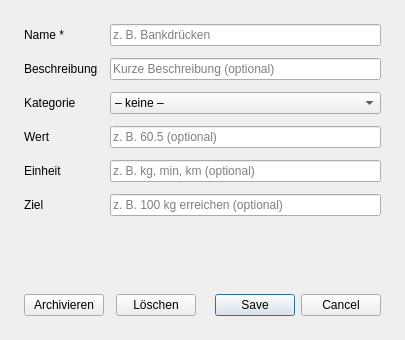
<?xml version="1.0" encoding="UTF-8"?>
<ui version="4.0">
 <class>ExerciseDialog</class>
 <widget class="QDialog" name="ExerciseDialog">
  <property name="geometry">
   <rect>
    <x>0</x>
    <y>0</y>
    <width>400</width>
    <height>340</height>
   </rect>
  </property>
  <property name="windowTitle">
   <string>Neue Übung</string>
  </property>
  <layout class="QVBoxLayout" name="verticalLayout">
   <property name="spacing">
    <number>12</number>
   </property>
   <property name="leftMargin">
    <number>24</number>
   </property>
   <property name="topMargin">
    <number>24</number>
   </property>
   <property name="rightMargin">
    <number>24</number>
   </property>
   <property name="bottomMargin">
    <number>24</number>
   </property>
   <item>
    <layout class="QFormLayout" name="formLayout">
     <property name="horizontalSpacing">
      <number>12</number>
     </property>
     <property name="verticalSpacing">
      <number>12</number>
     </property>
     <item row="0" column="0">
      <widget class="QLabel" name="nameLabel">
       <property name="text">
        <string>Name *</string>
       </property>
      </widget>
     </item>
     <item row="0" column="1">
      <widget class="QLineEdit" name="nameLineEdit">
       <property name="placeholderText">
        <string>z. B. Bankdrücken</string>
       </property>
      </widget>
     </item>
     <item row="1" column="0">
      <widget class="QLabel" name="descriptionLabel">
       <property name="text">
        <string>Beschreibung</string>
       </property>
      </widget>
     </item>
     <item row="1" column="1">
      <widget class="QLineEdit" name="descriptionLineEdit">
       <property name="placeholderText">
        <string>Kurze Beschreibung (optional)</string>
       </property>
      </widget>
     </item>
     <item row="2" column="0">
      <widget class="QLabel" name="categoryLabel">
       <property name="text">
        <string>Kategorie</string>
       </property>
      </widget>
     </item>
     <item row="2" column="1">
      <widget class="QComboBox" name="categoryComboBox">
       <item>
        <property name="text">
         <string>– keine –</string>
        </property>
       </item>
      </widget>
     </item>
     <item row="3" column="0">
      <widget class="QLabel" name="valueLabel">
       <property name="text">
        <string>Wert</string>
       </property>
      </widget>
     </item>
     <item row="3" column="1">
      <widget class="QLineEdit" name="valueLineEdit">
       <property name="placeholderText">
        <string>z. B. 60.5 (optional)</string>
       </property>
      </widget>
     </item>
     <item row="4" column="0">
      <widget class="QLabel" name="unitLabel">
       <property name="text">
        <string>Einheit</string>
       </property>
      </widget>
     </item>
     <item row="4" column="1">
      <widget class="QLineEdit" name="unitLineEdit">
       <property name="placeholderText">
        <string>z. B. kg, min, km (optional)</string>
       </property>
      </widget>
     </item>
     <item row="5" column="0">
      <widget class="QLabel" name="goalLabel">
       <property name="text">
        <string>Ziel</string>
       </property>
      </widget>
     </item>
     <item row="5" column="1">
      <widget class="QLineEdit" name="goalLineEdit">
       <property name="placeholderText">
        <string>z. B. 100 kg erreichen (optional)</string>
       </property>
      </widget>
     </item>
    </layout>
   </item>
   <item>
    <spacer name="verticalSpacer">
     <property name="orientation">
      <enum>Qt::Orientation::Vertical</enum>
     </property>
     <property name="sizeHint" stdset="0">
      <size>
       <width>20</width>
       <height>10</height>
      </size>
     </property>
    </spacer>
   </item>
   <!-- Untere Button-Leiste: Archivieren, Löschen links | Abbrechen + Speichern rechts -->
   <item>
    <layout class="QHBoxLayout" name="bottomButtonLayout">
     <item>
      <widget class="QPushButton" name="archiveButton">
       <property name="text">
        <string>Archivieren</string>
       </property>
      </widget>
     </item>
     <item>
      <widget class="QPushButton" name="deleteButton">
       <property name="text">
        <string>Löschen</string>
       </property>
      </widget>
     </item>
     <item>
      <spacer name="bottomButtonSpacer">
       <property name="orientation">
        <enum>Qt::Orientation::Horizontal</enum>
       </property>
      </spacer>
     </item>
     <item>
      <widget class="QDialogButtonBox" name="buttonBox">
       <property name="orientation">
        <enum>Qt::Orientation::Horizontal</enum>
       </property>
       <property name="standardButtons">
        <set>QDialogButtonBox::StandardButton::Cancel|QDialogButtonBox::StandardButton::Save</set>
       </property>
      </widget>
     </item>
    </layout>
   </item>
  </layout>
 </widget>
 <tabstops>
  <tabstop>nameLineEdit</tabstop>
  <tabstop>descriptionLineEdit</tabstop>
  <tabstop>categoryComboBox</tabstop>
  <tabstop>valueLineEdit</tabstop>
  <tabstop>unitLineEdit</tabstop>
  <tabstop>goalLineEdit</tabstop>
 </tabstops>
 <resources/>
 <connections>
  <connection>
   <sender>buttonBox</sender>
   <signal>accepted()</signal>
   <receiver>ExerciseDialog</receiver>
   <slot>accept()</slot>
   <hints>
    <hint type="sourcelabel">
     <x>248</x>
     <y>319</y>
    </hint>
    <hint type="destinationlabel">
     <x>157</x>
     <y>169</y>
    </hint>
   </hints>
  </connection>
  <connection>
   <sender>buttonBox</sender>
   <signal>rejected()</signal>
   <receiver>ExerciseDialog</receiver>
   <slot>reject()</slot>
   <hints>
    <hint type="sourcelabel">
     <x>316</x>
     <y>319</y>
    </hint>
    <hint type="destinationlabel">
     <x>286</x>
     <y>169</y>
    </hint>
   </hints>
  </connection>
 </connections>
</ui>
